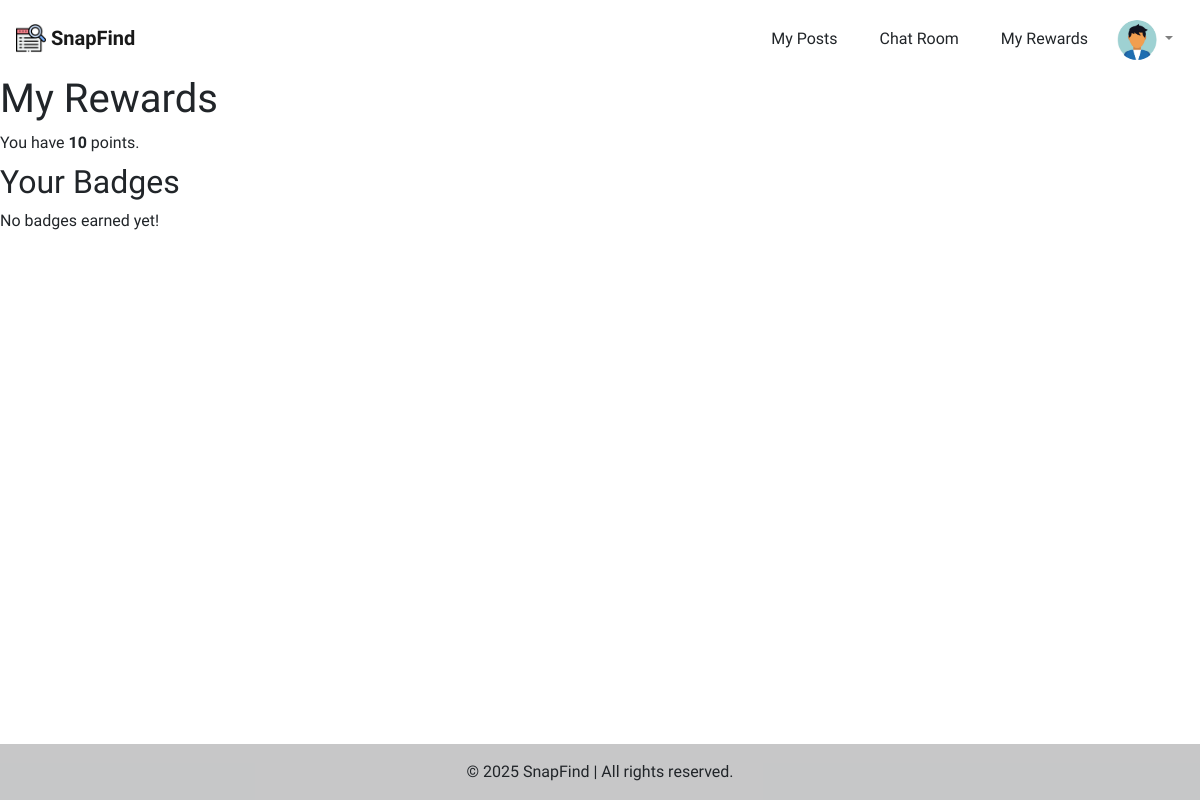
The page /accounts/rewards/ (signed in) on the database as committed earlier.
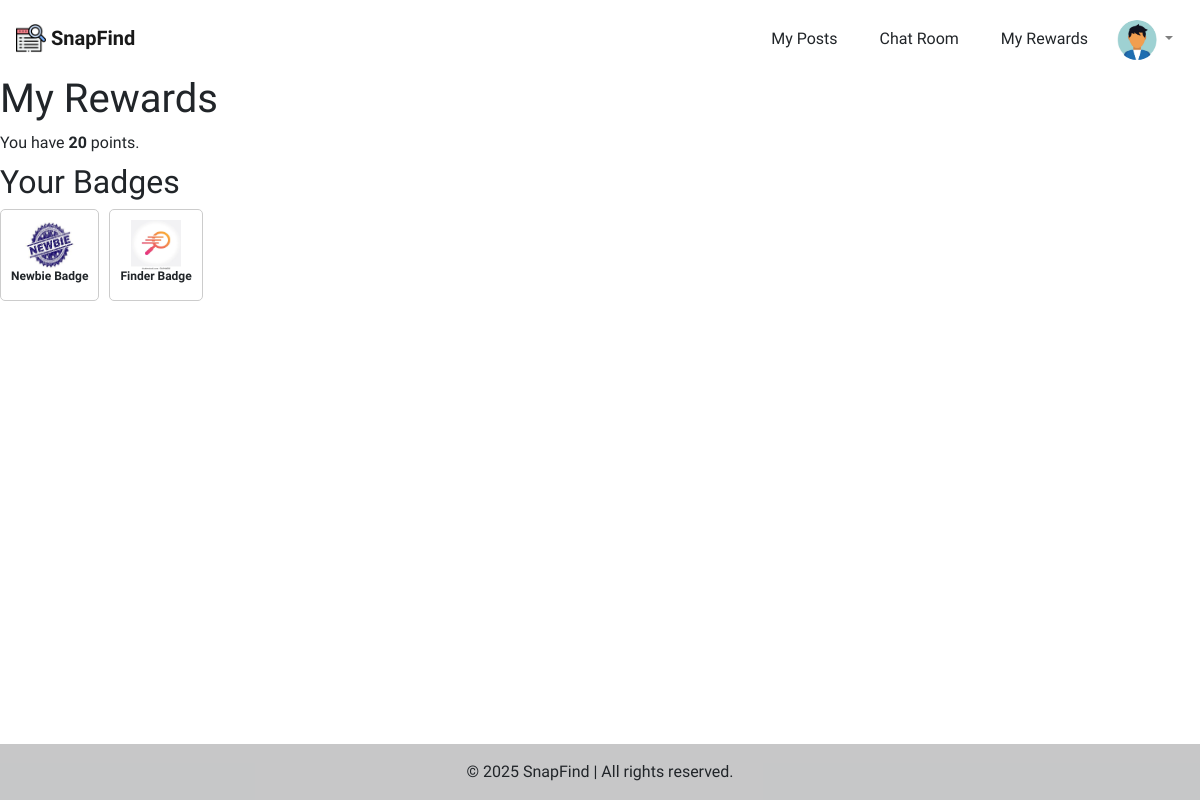
The same page on the database as committed later.
### accounts/models.py (models this page shows, shortened)
class Reward(models.Model):
    user = models.ForeignKey(User, on_delete=models.CASCADE)
    points = models.IntegerField(default=0)
    badges = models.ManyToManyField(Badge, blank=True)
    created_at = models.DateTimeField(auto_now_add=True)

class Badge(models.Model):
    name = models.CharField(max_length=255)
    points_required = models.IntegerField()
    image = models.ImageField(upload_to='badges/')

### accounts/views.py (the view)
# urls.py: path('rewards/', rewards_view, name='rewards')
@login_required
def rewards_view(request):
    reward, created = Reward.objects.get_or_create(user=request.user)
    return render(request, 'rewards.html', {'rewards': reward})

### accounts/templates/rewards.html (shortened to what this page needs)
{% extends 'base_layout.html' %}
{% block content %}
<h1>My Rewards</h1>
<p>You have <strong>{{ rewards.points }}</strong> points.</p>
<h2>Your Badges</h2>
<div class="badges">
    {% for badge in rewards.badges.all %}
        <div class="badge">
            <img src="{{ badge.image.url }}" alt="{{ badge.name }}">
            <p>{{ badge.name }}</p>
        </div>
    {% empty %}
        <p>No badges earned yet!</p>
    {% endfor %}
</div>
{% endblock %}

Rows that differ between the two databases and show on the page:
changed Reward: points "10" → "20"
added Badge: image (picture), name "Newbie Badge"
added Badge: image (picture), name "Finder Badge"
Other text that changed with them:
text no longer shown: "No badges earned yet!"
